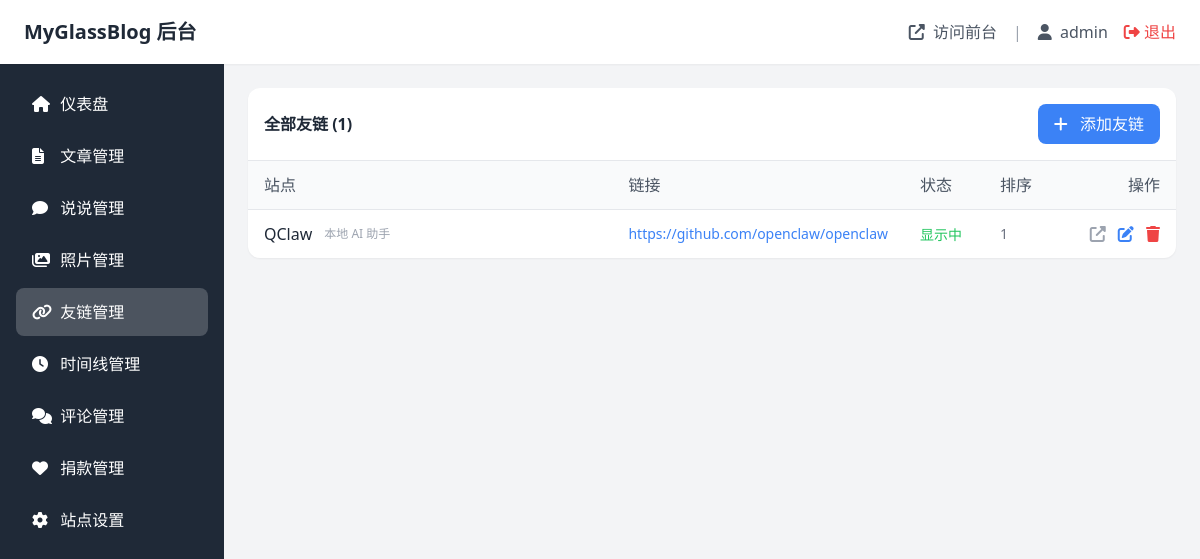
/admin/friends.php (signed in), run on the app's committed database.
### tables this page shows
CREATE TABLE `friends` (
  `id` int(11) UNSIGNED NOT NULL AUTO_INCREMENT,
  `name` varchar(50) NOT NULL DEFAULT '' COMMENT '友链名称',
  `url` varchar(500) NOT NULL DEFAULT '' COMMENT '友链地址',
  `avatar` varchar(500) NOT NULL DEFAULT '' COMMENT '头像URL',
  `description` varchar(200) NOT NULL DEFAULT '' COMMENT '描述',
  `sort_order` int(11) NOT NULL DEFAULT 0 COMMENT '排序',
  `status` tinyint(1) NOT NULL DEFAULT 1 COMMENT '状态：0隐藏 1显示',
  `created_at` timestamp NOT NULL DEFAULT CURRENT_TIMESTAMP,
  PRIMARY KEY (`id`),
  KEY `idx_sort` (`sort_order`),
  KEY `idx_status` (`status`)
);

### includes/Database.php (called while the page is built, shortened)
<?php
class Database {
    private static $instance = null;
    private $pdo;
    private function __construct() {
        $config = require __DIR__ . '/config.php';
        $dsn = sprintf(
            'mysql:host=%s;port=%d;dbname=%s;charset=%s',
            $config['db_host'],
            $config['db_port'],
            $config['db_name'],
            $config['db_charset']
        );
        $options = [
            PDO::ATTR_ERRMODE => PDO::ERRMODE_EXCEPTION,
            PDO::ATTR_DEFAULT_FETCH_MODE => PDO::FETCH_ASSOC,
            PDO::ATTR_EMULATE_PREPARES => false,
        ];
        try {
            $this->pdo = new PDO($dsn, $config['db_user'], $config['db_pass'], $options);
        } catch (PDOException $e) {
            if ($config['debug']) {
                die('数据库连接失败: ' . $e->getMessage());
            }
            die('数据库连接失败，请检查配置文件');
        }
    }
    public static function getInstance() {
        if (self::$instance === null) {
            self::$instance = new self();
        }
        return self::$instance;
    }
    public function query($sql, $params = []) {
        $stmt = $this->pdo->prepare($sql);
        $stmt->execute($params);
        return $stmt->fetchAll();
    }
}

### includes/Friend.php (called while the page is built, shortened)
<?php
class Friend {
    private $db;
    public function __construct() {
        $this->db = Database::getInstance();
    }
    public function getList($status = 1) {
        return $this->db->query("SELECT * FROM friends WHERE status = ? ORDER BY sort_order ASC, id ASC", [$status]);
    }
}

### config.php (called while the page is built)
<?php
return [
    'db_host' => 'localhost',
    'db_port' => 3306,
    'db_name' => 'myglassblog',
    'db_user' => 'root',
    'db_pass' => '',
    'db_charset' => 'utf8mb4',
    'site_url' => '',
    'upload_dir' => 'uploads',
    'debug' => false,
    'posts_per_page' => 10,
    'chatters_per_page' => 20,
    'photos_per_page' => 30,
];

### includes/functions.php (called while the page is built, shortened)
<?php
require_once __DIR__ . '/Database.php';
require_once __DIR__ . '/Friend.php';
function site_url($path = '') {
    $config = require __DIR__ . '/../config.php';
    $baseUrl = $config['site_url'];
    if (empty($baseUrl)) {
        $protocol = isset($_SERVER['HTTPS']) && $_SERVER['HTTPS'] === 'on' ? 'https' : 'http';
        $baseUrl = $protocol . '://' . $_SERVER['HTTP_HOST'];
    }
    return rtrim($baseUrl, '/') . '/' . ltrim($path, '/');
}
function e($text) {
    return htmlspecialchars($text, ENT_QUOTES, 'UTF-8');
}

### admin/friends.php (the view, shortened to what this page needs)
<?php
require_once 'common.php';
$friendModel = new Friend();
$action = $_GET['action'] ?? 'list';
$friends = $friendModel->getList();
$total = count($friends);
$editFriend = null;
?>
<?php if ($action === 'edit' || $action === 'new'): ?>
    <div class="bg-white rounded-xl shadow-sm p-6">
        <h2 class="text-xl font-bold mb-6">
            <?= $editFriend ? '编辑友链' : '添加友链' ?>
        </h2>
        <form method="POST">
            <input type="hidden" name="id" value="<?= $editFriend['id'] ?? 0 ?>">
            <div class="grid grid-cols-1 md:grid-cols-2 gap-4">
                <div>
                    <label class="block text-gray-700 font-medium mb-2">站点名称 *</label>
                    <input type="text" name="name" required
                           value="<?= e($editFriend['name'] ?? '') ?>"
                           placeholder="如：张三的博客"
                           class="w-full px-4 py-2 border border-gray-300 rounded-lg focus:outline-none focus:ring-2 focus:ring-blue-500">
                </div>
                <div>
                    <label class="block text-gray-700 font-medium mb-2">链接地址 *</label>
                    <input type="url" name="url" required
                           value="<?= e($editFriend['url'] ?? '') ?>"
                           placeholder="https://example.com"
                           class="w-full px-4 py-2 border border-gray-300 rounded-lg focus:outline-none focus:ring-2 focus:ring-blue-500">
                </div>
                <div>
                    <label class="block text-gray-700 font-medium mb-2">Logo URL</label>
                    <input type="url" name="logo"
                           value="<?= e($editFriend['logo'] ?? '') ?>"
                           placeholder="https://example.com/logo.png"
                           class="w-full px-4 py-2 border border-gray-300 rounded-lg focus:outline-none focus:ring-2 focus:ring-blue-500">
                </div>
                <div>
                    <label class="block text-gray-700 font-medium mb-2">排序（数字越小越靠前）</label>
                    <input type="number" name="sort_order"
                           value="<?= $editFriend['sort_order'] ?? 0 ?>"
                           class="w-full px-4 py-2 border border-gray-300 rounded-lg focus:outline-none focus:ring-2 focus:ring-blue-500">
                </div>
                <div class="md:col-span-2">
                    <label class="block text-gray-700 font-medium mb-2">描述</label>
                    <input type="text" name="description"
                           value="<?= e($editFriend['description'] ?? '') ?>"
                           placeholder="一句话介绍"
                           class="w-full px-4 py-2 border border-gray-300 rounded-lg focus:outline-none focus:ring-2 focus:ring-blue-500">
                </div>
                <div class="md:col-span-2 flex items-center gap-2">
                    <input type="checkbox" name="status" id="status"
                           <?= ($editFriend['status'] ?? 1) == 1 ? 'checked' : '' ?>
                           class="w-4 h-4 text-blue-500 rounded">
                    <label for="status" class="text-gray-700">显示在首页</label>
                </div>
            </div>
            <div class="mt-6 flex gap-3">
                <button type="submit" name="save" class="px-6 py-2 bg-blue-500 text-white rounded-lg hover:bg-blue-600 transition-colors">
                    <i class="fas fa-save mr-2"></i> 保存
                </button>
                <a href="<?= site_url('admin/friends.php') ?>" class="px-6 py-2 bg-gray-200 text-gray-700 rounded-lg hover:bg-gray-300 transition-colors">
                    取消
                </a>
            </div>
        </form>
    </div>
<?php else: ?>
    <div class="bg-white rounded-xl shadow-sm">
        <div class="p-4 border-b flex justify-between items-center">
            <h2 class="font-bold text-gray-800">全部友链 (<?= $total ?>)</h2>
            <a href="<?= site_url('admin/friends.php?action=new') ?>"
               class="px-4 py-2 bg-blue-500 text-white rounded-lg hover:bg-blue-600 transition-colors">
                <i class="fas fa-plus mr-2"></i> 添加友链
            </a>
        </div>
        <?php if (empty($friends)): ?>
            <div class="p-8 text-center text-gray-500">
                暂无友链，<a href="<?= site_url('admin/friends.php?action=new') ?>" class="text-blue-500 hover:underline">点击添加</a>
            </div>
        <?php else: ?>
            <table class="w-full">
                <thead class="bg-gray-50">
                    <tr>
                        <th class="text-left px-4 py-3 text-gray-600 font-medium">站点</th>
                        <th class="text-left px-4 py-3 text-gray-600 font-medium w-48">链接</th>
                        <th class="text-left px-4 py-3 text-gray-600 font-medium w-20">状态</th>
                        <th class="text-left px-4 py-3 text-gray-600 font-medium w-16">排序</th>
                        <th class="text-right px-4 py-3 text-gray-600 font-medium w-32">操作</th>
                    </tr>
                </thead>
                <tbody>
                    <?php foreach ($friends as $f): ?>
                        <tr class="border-t hover:bg-gray-50">
                            <td class="px-4 py-3">
                                <div class="flex items-center gap-3">
                                    <span class="font-medium text-gray-800"><?= e($f['name']) ?></span>
                                    <?php if (!empty($f['description'])): ?>
                                        <span class="text-xs text-gray-400"><?= e($f['description']) ?></span>
                                    <?php endif; ?>
                                </div>
                            </td>
                            <td class="px-4 py-3">
                                <a href="<?= e($f['url']) ?>" target="_blank"
                                   class="text-blue-500 hover:underline text-sm truncate block max-w-xs">
                                    <?= e($f['url']) ?>
                                </a>
                            </td>
                            <td class="px-4 py-3">
                                <?php if ($f['status'] == 1): ?>
                                    <span class="text-green-500 text-sm">显示中</span>
                                <?php else: ?>
                                    <span class="text-gray-400 text-sm">隐藏</span>
                                <?php endif; ?>
                            </td>
                            <td class="px-4 py-3 text-gray-500 text-sm">
                                <?= $f['sort_order'] ?? 0 ?>
                            </td>
                            <td class="px-4 py-3 text-right">
                                <a href="<?= e($f['url']) ?>" target="_blank"
                                   class="text-gray-400 hover:text-gray-600 mr-2" title="访问">
                                    <i class="fas fa-external-link-alt"></i>
                                </a>
                                <a href="<?= site_url('admin/friends.php?action=edit&id=' . $f['id']) ?>"
                                   class="text-blue-500 hover:text-blue-600 mr-2" title="编辑">
                                    <i class="fas fa-edit"></i>
                                </a>
                                <form method="POST" class="inline" onsubmit="return confirm('确定删除？')">
                                    <button type="submit" name="delete" value="<?= $f['id'] ?>"
                                            class="text-red-500 hover:text-red-600" title="删除">
                                        <i class="fas fa-trash"></i>
                                    </button>
                                </form>
                            </td>
                        </tr>
                    <?php endforeach; ?>
                </tbody>
            </table>
        <?php endif; ?>
    </div>
<?php endif; ?>

### data on the page
friends: name "QClaw", description "本地 AI 助手", url "https://github.com/openclaw/openclaw", status "显示中", sort_order "1"

### other printed values
$currentUser "admin"
$total "1"
